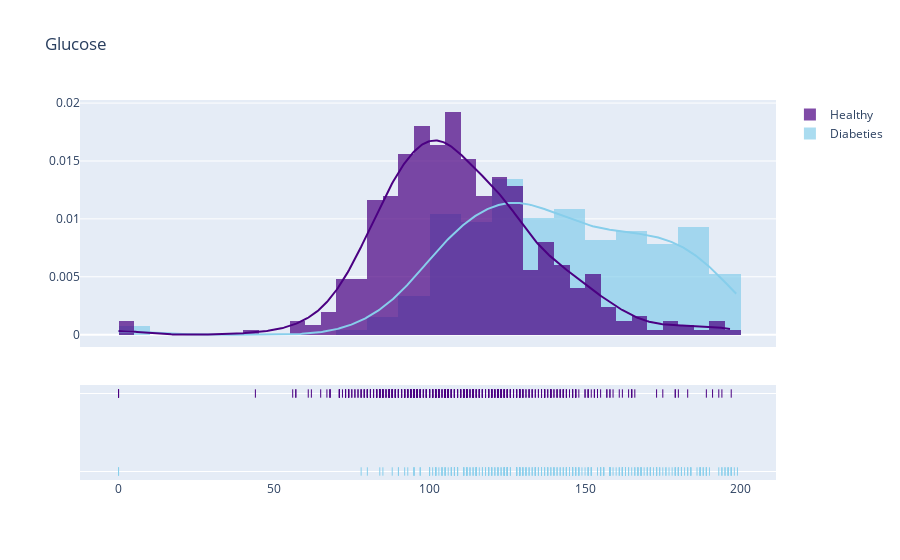

Notebook code cell kept with this figure:
### Code cell
density_plot('Glucose',0)

### Figure 1 — Plotly figure (JSON) as saved in the notebook; plotly's stock layout.template omitted (floating-point values rounded to 4 significant figures; data arrays with more than 128 entries replaced by an {"elided": "..."} marker saying what was removed)
{"data": [{"autobinx": false, "histnorm": "probability density", "legendgroup": "Diabeties", "marker": {"color": "skyblue"}, "name": "Diabeties", "opacity": 0.7, "type": "histogram", "x": {"elided": "268 int values"}, "xaxis": "x", "xbins": {"end": 199, "size": 0, "start": 0}, "yaxis": "y"}, {"autobinx": false, "histnorm": "probability density", "legendgroup": "Healthy", "marker": {"color": "indigo"}, "name": "Healthy", "opacity": 0.7, "type": "histogram", "x": {"elided": "500 int values"}, "xaxis": "x", "xbins": {"end": 197, "size": 0, "start": 0}, "yaxis": "y"}, {"legendgroup": "Diabeties", "marker": {"color": "skyblue"}, "mode": "lines", "name": "Diabeties", "showlegend": false, "type": "scatter", "x": {"elided": "500 float values"}, "xaxis": "x", "y": {"elided": "500 float values"}, "yaxis": "y"}, {"legendgroup": "Healthy", "marker": {"color": "indigo"}, "mode": "lines", "name": "Healthy", "showlegend": false, "type": "scatter", "x": {"elided": "500 float values"}, "xaxis": "x", "y": {"elided": "500 float values"}, "yaxis": "y"}, {"legendgroup": "Diabeties", "marker": {"color": "skyblue", "symbol": "line-ns-open"}, "mode": "markers", "name": "Diabeties", "showlegend": false, "type": "scatter", "x": {"elided": "268 int values"}, "xaxis": "x", "y": {"elided": "268 str values"}, "yaxis": "y2"}, {"legendgroup": "Healthy", "marker": {"color": "indigo", "symbol": "line-ns-open"}, "mode": "markers", "name": "Healthy", "showlegend": false, "type": "scatter", "x": {"elided": "500 int values"}, "xaxis": "x", "y": {"elided": "500 str values"}, "yaxis": "y2"}], "layout": {"barmode": "overlay", "hovermode": "closest", "legend": {"traceorder": "reversed"}, "title": {"text": "Glucose"}, "xaxis": {"anchor": "y2", "domain": [0, 1], "zeroline": false}, "yaxis": {"anchor": "free", "domain": [0.35, 1], "position": 0}, "yaxis2": {"anchor": "x", "domain": [0, 0.25], "dtick": 1, "showticklabels": false}}}
